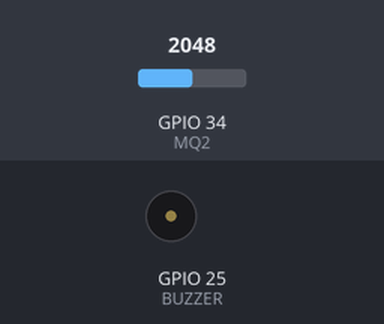
Bench run of a sketch on a simulated ESP32. Parts: buzzer (waves = sounding, pin HIGH). The inputs (shaded band) are chosen by the test bench; at power-on: GPIO 34 (MQ2) = 2048.

Above: at 1.2 s.
1.3 s: GPIO 34 (MQ2) set to 2170
At 1.6 s:
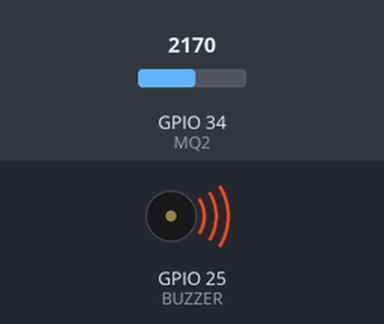
4.3 s: GPIO 34 (MQ2) set to 2060
At 5.0 s:
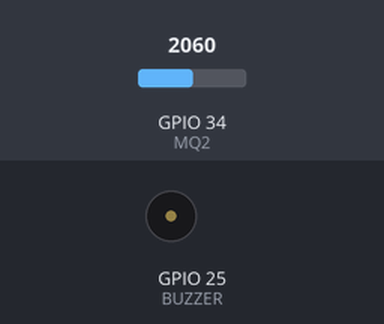
5.8 s: GPIO 34 (MQ2) set to 2140
At 5.9 s:
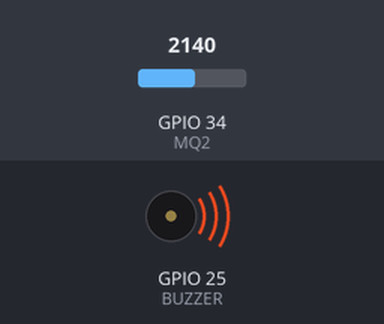
8.8 s: GPIO 34 (MQ2) set to 2047
At 9.9 s:
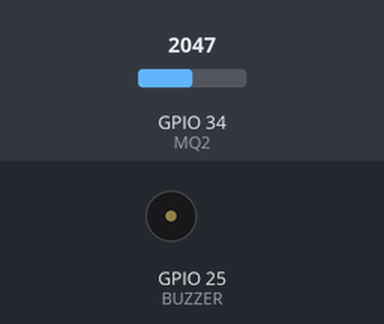
Timing chart, 0 to 11.3 s (numbered marks = the images above; inputs shaded):
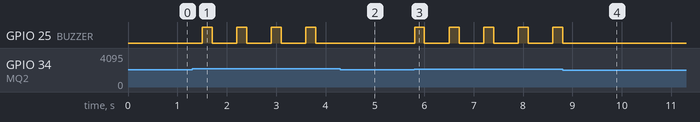

Measured:
- the behaviour switches between 2100 and 2101 on GPIO 34 (MQ2) (found by bisection; images 0 and 1)
- after the input at 1.3 s, GPIO 25 (BUZZER): alternates HIGH for 0.20 s and LOW for 0.50 s, starting after 0.20 s
- after the input at 4.3 s, GPIO 25 (BUZZER): stops changing and stays LOW
- after the input at 5.8 s, GPIO 25 (BUZZER): alternates HIGH for 0.20 s and LOW for 0.50 s, starting at once
- after the input at 8.8 s, GPIO 25 (BUZZER): goes on until 8.8 s, then stays LOW

The sketch:

Node_B.ino
```cpp
#include <WiFi.h>
#include <esp_now.h>

#define MQ2 34
#define BUZZER 25

// Node A & C
uint8_t nodeA[] = {0x1C, 0xC3, 0xAB, 0xB4, 0x6A, 0xAC};
uint8_t nodeC[] = {0x1C, 0xC3, 0xAB, 0xC3, 0xEE, 0x70};

int threshold = 2100;
bool fireState = false;

bool n1=false, n2=false, n3=false;

// RECEIVE
void onReceive(const esp_now_recv_info *info, const uint8_t *data, int len) {
  String msg = String((char*)data);

  if(msg == "N1_FIRE") n1 = true;
  if(msg == "N3_FIRE") n3 = true;

  if(msg == "N1_SAFE") n1 = false;
  if(msg == "N3_SAFE") n3 = false;
}

void setup() {
  Serial.begin(115200);
  pinMode(BUZZER, OUTPUT);

  WiFi.mode(WIFI_STA);
  esp_now_init();
  esp_now_register_recv_cb(onReceive);

  esp_now_peer_info_t p = {};
  memcpy(p.peer_addr, nodeA, 6);
  esp_now_add_peer(&p);

  memcpy(p.peer_addr, nodeC, 6);
  esp_now_add_peer(&p);
}

void loop() {
  int value = analogRead(MQ2);
  n2 = (value > threshold);

  if(n2 && !fireState){
    char msg[]="N2_FIRE";
    esp_now_send(nodeA,(uint8_t*)msg,sizeof(msg));
    esp_now_send(nodeC,(uint8_t*)msg,sizeof(msg));
    fireState=true;
  }

  if(!n2 && fireState){
    char msg[]="N2_SAFE";
    esp_now_send(nodeA,(uint8_t*)msg,sizeof(msg));
    esp_now_send(nodeC,(uint8_t*)msg,sizeof(msg));
    fireState=false;
  }

  int active = n1 + n2 + n3;

  if(active >= 2){
    digitalWrite(BUZZER, HIGH);
  }
  else if(active == 1){
    digitalWrite(BUZZER, HIGH);
    delay(200);
    digitalWrite(BUZZER, LOW);
    delay(200);
  }
  else{
    digitalWrite(BUZZER, LOW);
  }

  delay(300);
}
```
